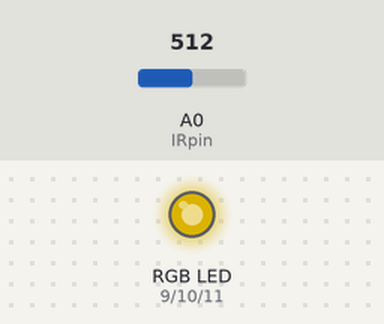
This sketch was run on a simulated Arduino Uno, built with avr-gcc and run on an emulated ATmega328P. Shown: an RGB LED mixed from three pins (HIGH = lit). Inputs (shaded band) come from the test bench; at power-on: A0 (IRpin) = 512. Dim RGB values are drawn brighter than linear; what the sketch prints to the serial monitor is not drawn.

Above: at 1.4 s.
1.5 s: A0 (IRpin) set to 716
At 2.7 s:
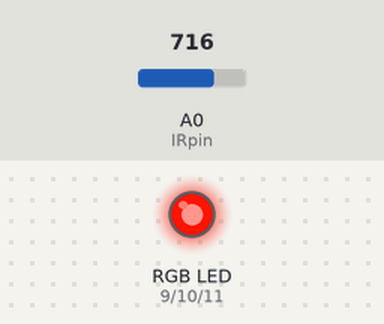
3.0 s: A0 (IRpin) set to 306
At 3.8 s:
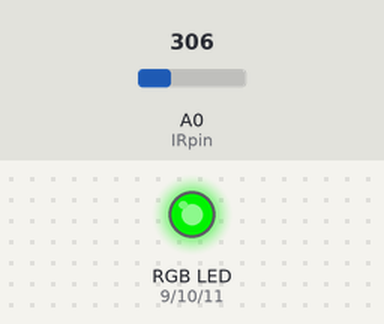
4.5 s: A0 (IRpin) set to 122
At 4.9 s:
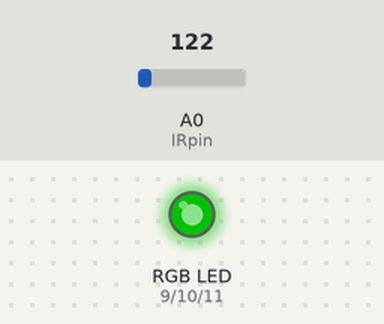
6.0 s: A0 (IRpin) set to 65
At 7.2 s:
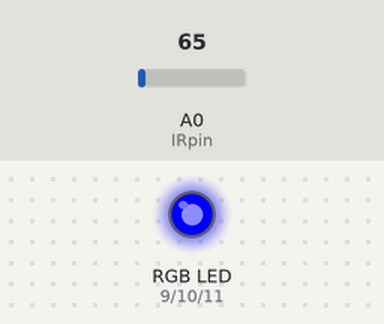
7.5 s: A0 (IRpin) set to 85
At 8.1 s:
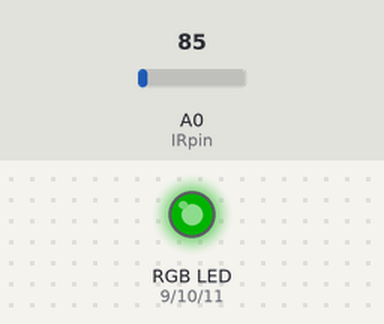
9.0 s: A0 (IRpin) set to 5
At 10.5 s:
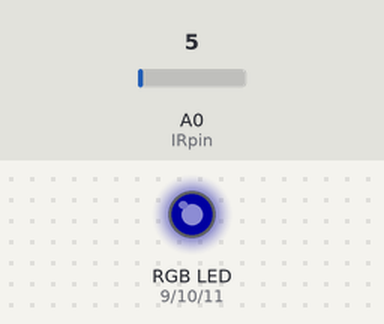
Timing chart, 0 to 11.5 s (numbered marks = the images above; inputs shaded):
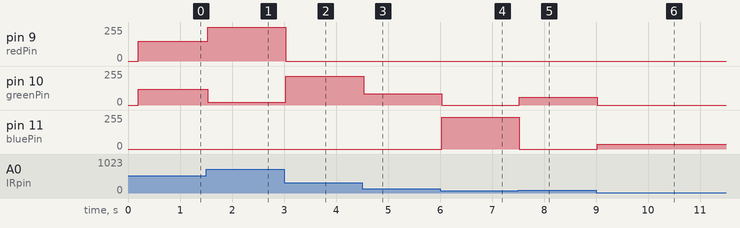

The sketch:

irFInal.ino
```cpp
// Init the Pins used for PWM
const int redPin = 9;
const int greenPin = 10;
const int bluePin = 11;
const int IRpin =A0;                                    // analog pin for reading the IR sensor
int prevVal = 100;
const int zeroThresold = 15;

#define MIDI_COMMAND_NOTE_OFF       0x80
#define MIDI_COMMAND_NOTE_ON        0x90
#define MIDI_COMMAND_NOTE_CC        0xB0

/* The format of the message to send via serial */
typedef union {
  struct {
    uint8_t command;
    uint8_t channel;
    uint8_t data2;
    uint8_t data3;
  }
  msg;
  uint8_t raw[4];
}
t_midiMsg;


void setup() {
  pinMode(redPin, OUTPUT);
  pinMode(greenPin, OUTPUT);
  pinMode(bluePin, OUTPUT);

  Serial.begin(115200);
  delay(200);
}

void loop() {
  float volts = analogRead(IRpin);//* 0.0048828125;   // value from sensor * (5/1024) - if running 3.3.volts then change 5 to 3.3
  // float distance = 20*pow(volts, -1.10);          // worked out from graph 65 = theretical distance / (1/Volts)S - luckylarry.co.uk
  volts = constrain(map(volts,0,620,1,127),0,127);
  t_midiMsg midiMsg;

    midiMsg.msg.command = MIDI_COMMAND_NOTE_CC;  //CC command
    midiMsg.msg.channel = 1;     // on channell 1
    midiMsg.msg.data2   = 2;     // CC #2

  if(volts > zeroThresold){
    midiMsg.msg.data3   = volts; 	/* Actual CC value */
    /* Send CC value */
    Serial.write(midiMsg.raw, sizeof(midiMsg));
  }else if(volts < zeroThresold && prevVal > 15){
    /* Send 0 for every value below thresold*/
    midiMsg.msg.data3   = 0;
    Serial.write(midiMsg.raw, sizeof(midiMsg));
  }
  prevVal = volts;

  //Send data to leds
  meter(volts);

  //Wait to let IR sensor re-shot
  delay(40);

}


void midiCC(byte cmd, byte data1, byte data2) {
  digitalWrite(13,HIGH);  // indicate we're sending MIDI data
  Serial.write(cmd);
  Serial.write(data1); // Controller number
  Serial.write(data2); // Controller value
  digitalWrite(13,LOW);
}

void meter(int level){
  // 0 - 127
  int r,g,b;
  if(level < 15){
    //blue
    rgbLed(0,0, map(level,0,15,0,255));
  }else if(level > 15 && level <= 75){
    //green
    g = map(level,15,75,50,255);
    b = map(level,15,75,200,0);
    r = map(level,15,75,0,100);
    rgbLed(0,g, 0);

  }
  else if(level > 75){
    //red
    g = map(level,75,127,255,20);
    r = map(level,75,127,0,255);
    rgbLed(r,g, 0);
  }

}


void rgbLed(int red, int green, int blue){
  analogWrite(redPin, red);
  analogWrite(bluePin, blue);
  analogWrite(greenPin, green);
}
```

Measured:
- after the input at 1.5 s, pin 9 (redPin): 147/255 → 255/255 at once; pin 10 (greenPin): 120/255 → 20/255 at once
- after the input at 3.0 s, pin 9 (redPin): 255/255 → 0/255 at once; pin 10 (greenPin): 20/255 → 214/255 at once
- after the input at 4.5 s, pin 10 (greenPin): 214/255 → 84/255 at once
- after the input at 6.0 s, pin 10 (greenPin): 84/255 → 0/255 at once; pin 11 (bluePin): 0/255 → 238/255 at once
- after the input at 7.5 s, pin 10 (greenPin): 0/255 → 60/255 at once; pin 11 (bluePin): 238/255 → 0/255 at once
- after the input at 9.0 s, pin 10 (greenPin): 60/255 → 0/255 at once; pin 11 (bluePin): 0/255 → 34/255 at once
